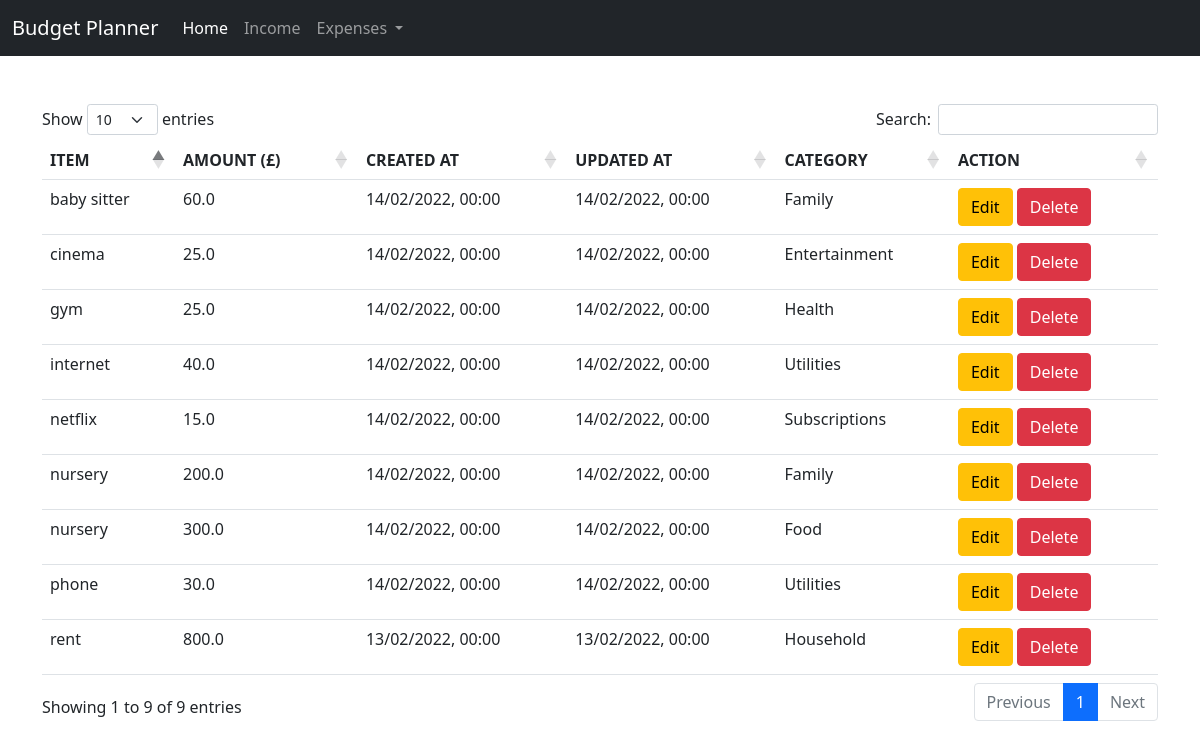
Page /view_expenses on the earlier database version.
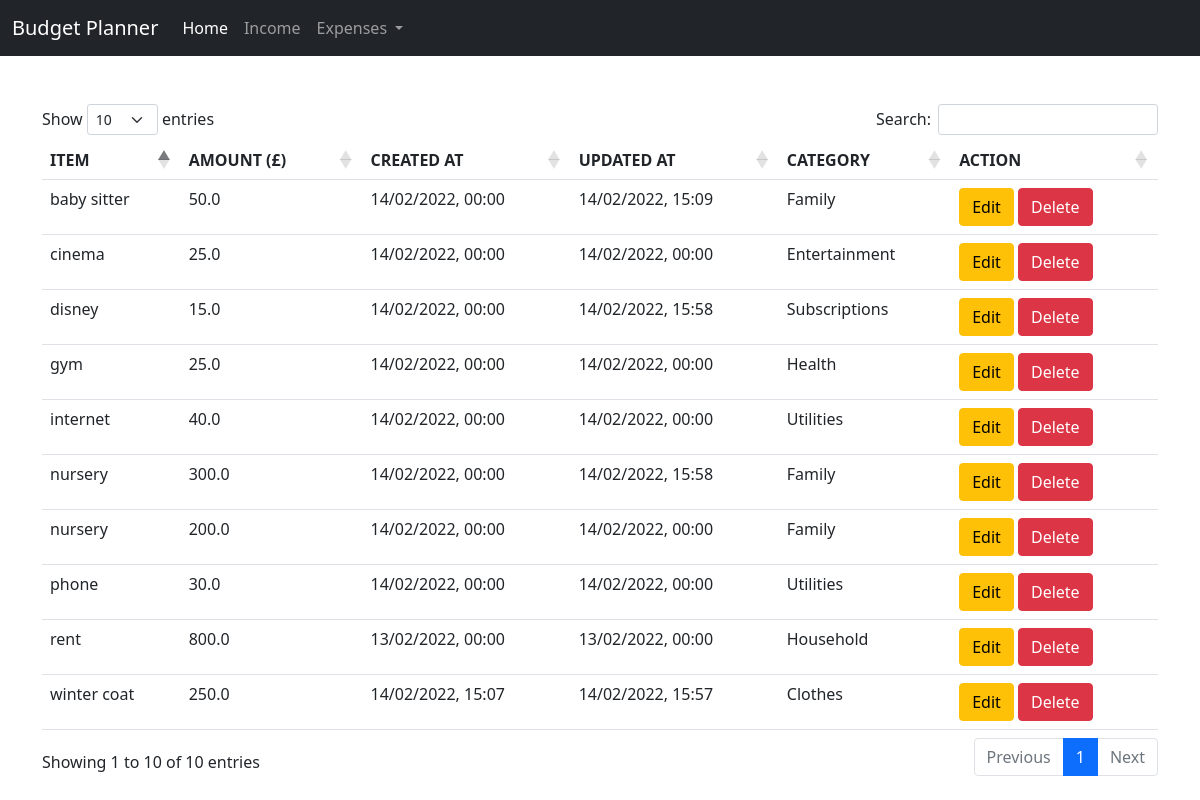
Same page on the later database version.
### application/models.py (models this page shows)
class Expenses(db.Model):
    id = db.Column(db.Integer, primary_key = True)
    name = db.Column(db.String(50), nullable = False)
    amount = db.Column(db.Float, nullable = False)
    created_at = db.Column(db.DateTime, nullable = False, default = datetime.now)
    updated_at = db.Column(db.DateTime, nullable = False, default = datetime.now, onupdate = datetime.now)
    categories_id = db.Column(db.Integer, db.ForeignKey('categories.id'), nullable = False)

class Categories(db.Model):
    id = db.Column(db.Integer, primary_key = True)
    name = db.Column(db.String(50), unique = True, nullable = False)
    created_at = db.Column(db.DateTime, nullable = False, default = datetime.now)
    updated_at = db.Column(db.DateTime, nullable = False, default = datetime.now, onupdate = datetime.now)
    items = db.relationship('Expenses', backref = 'category')

### application/routes.py (the view)
@app.route('/view_expenses', methods=['POST', 'GET'])
def view_expenses():
    all_expenses = Expenses.query.order_by(Expenses.updated_at.desc()).all()
    return render_template('view_expenses.html', title="Budget Planner", all_expenses=all_expenses)

### application/templates/view_expenses.html (shortened to what this page needs)
{% extends 'layout.html' %}
{% block body_content %}
<div class="container"><br>
  <div class="row align-items-center justify-content-center">
<table id="all_expenses_table" class="table">
    <thead>
      <tr>
          <th>ITEM</th>
          <th>AMOUNT (£)</th>
          <th>CREATED AT</th>
          <th>UPDATED AT</th>
          <th>CATEGORY</th>
          <th>ACTION</th>
      </tr>
    </thead>
    <tbody>
      {% for expense in all_expenses %}
        <tr>
            <td>{{ expense.name }}</td>
            <td>{{ expense.amount }}</td>
            <td>{{ expense.created_at.strftime("%d/%m/%Y, %H:%M") }}</td>
            <td>{{ expense.updated_at.strftime("%d/%m/%Y, %H:%M") }}</td>
            <td>{{ expense.category.name }}</td>
            <td><div class="d-grid gap-2 d-md-block">
                <a type="button" class="btn btn-warning" href="{{ url_for("edit_expense", id=expense.id) }}">Edit</a>
                <a type="button" class="btn btn-danger" data-bs-toggle="modal" data-bs-target="#deleteModal">Delete</a>
                </div>
            </td>
        </tr>
      {% endfor %}
    </tbody>
  </table>
  </div>
</div>
{% endblock body_content %}

### application/templates/layout.html (shortened to what this page needs)
{% extends "base.html" %}
{% block body %}
    <nav class="navbar navbar-expand-lg navbar-dark bg-dark">
      <div class="container-fluid">
        <a class="navbar-brand" href="#">Budget Planner</a>
        <div class="collapse navbar-collapse" id="navbarNavDropdown">
          <ul class="navbar-nav">
            <li class="nav-item">
              <a class="nav-link active" aria-current="page" href="{{ url_for('index') }}">Home</a>
            </li>
            <li class="nav-item">
              <a class="nav-link" href="{{ url_for('income') }}">Income</a>
            </li>
            <li class="nav-item dropdown">
              <a class="nav-link dropdown-toggle" href="#" id="navbarDropdownMenuLink" role="button" data-bs-toggle="dropdown" aria-expanded="false">
                Expenses
              </a>
            </li>
          </ul>
        </div>
      </div>
    </nav>
    <br>
    {% block body_content %}
    {% endblock body_content %}
{% endblock body %}

### application/templates/base.html (shortened to what this page needs)
<html lang="en">
<head>
    <link href="https://cdn.jsdelivr.net/npm/bootstrap@5.1.3/dist/css/bootstrap.min.css" rel="stylesheet">
    <link rel="stylesheet" type="text/css" href="https://cdn.datatables.net/1.10.25/css/dataTables.bootstrap5.css">
</head>
<body>
    {% block body %}
    {% endblock body %}
</body>
</html>

Differences in the rows shown:
changed Expenses (number 1 of 10 on the later page): updated_at "14/02/2022, 00:00" → "14/02/2022, 15:58"; category.name "Food" → "Family"; moves up the list
changed Expenses "Subscriptions": name "netflix" → "disney"; updated_at "14/02/2022, 00:00" → "14/02/2022, 15:58"
added Expenses: name "winter coat", amount "250.0", created_at "14/02/2022, 15:07", updated_at "14/02/2022, 15:57", category.name "Clothes"
changed Expenses "baby sitter": amount "60.0" → "50.0"; updated_at "14/02/2022, 00:00" → "14/02/2022, 15:09"; moves up the list
Other differences:
text written by a page script: "Show entries Search: Showing 1 to 9 of 9 entries Previous 1 Next" → "Show entries Search: Showing 1 to 10 of 10 entries Previous 1 Next"
